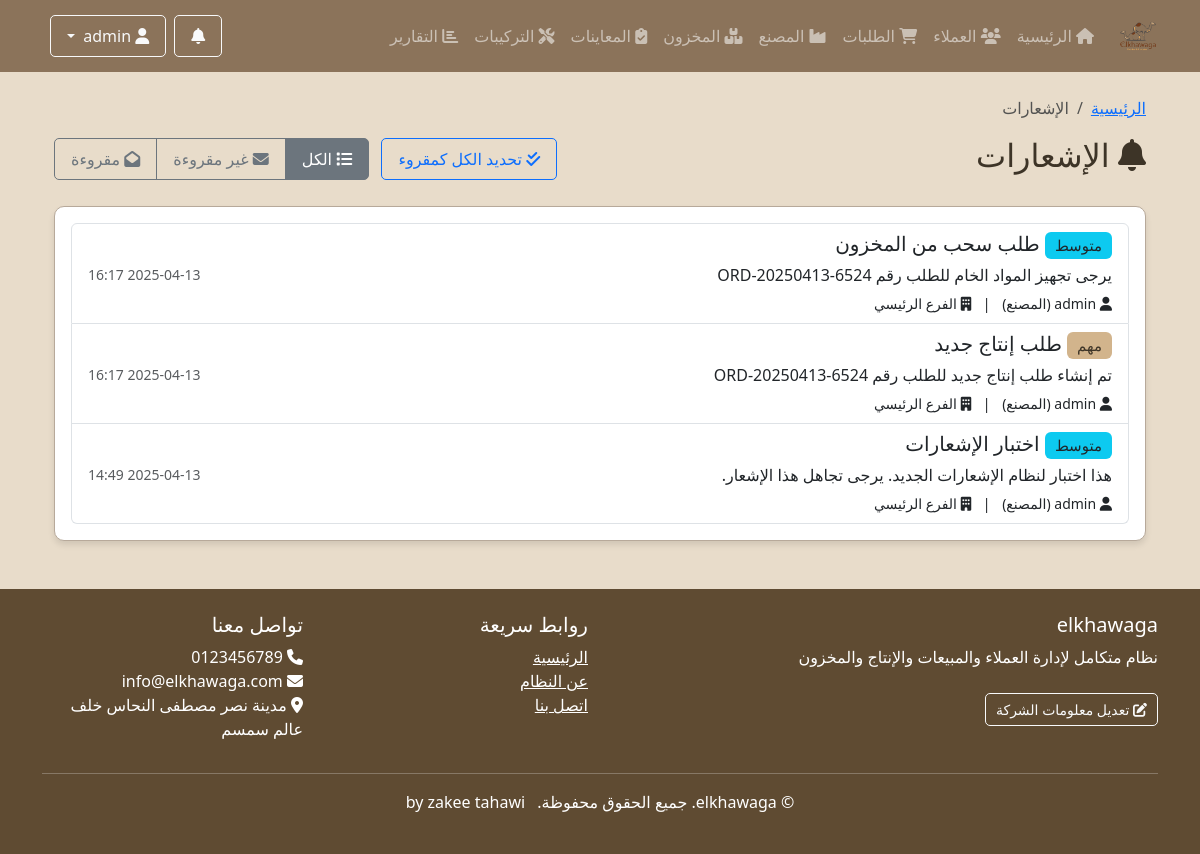
/accounts/notifications/ (signed in), run on the app's committed database.
### accounts/models.py (models this page shows, shortened)
class Department(models.Model):
    name = models.CharField(_('اسم القسم'), max_length=100)
    code = models.CharField(_('كود القسم'), max_length=20, unique=True)
    description = models.TextField(_('الوصف'), blank=True)
    icon = models.CharField(_('أيقونة'), max_length=50, default='fas fa-building')
    url_name = models.CharField(_('اسم URL'), max_length=100, help_text=_('اسم URL للقسم في نظام التوجيه'))
    is_active = models.BooleanField(_('نشط'), default=True)
    order = models.PositiveIntegerField(_('الترتيب'), default=0)
    class Meta:
        verbose_name = _('قسم')
        verbose_name_plural = _('الأقسام')
        ordering = ['order', 'name']

class Notification(models.Model):
    PRIORITY_CHOICES = [
        ('low', _('منخفضة')),
        ('medium', _('متوسطة')),
        ('high', _('عالية')),
        ('urgent', _('عاجلة')),
    ]
    title = models.CharField(_('العنوان'), max_length=255)
    message = models.TextField(_('الرسالة'))
    priority = models.CharField(_('الأولوية'), max_length=10, choices=PRIORITY_CHOICES, default='medium')
    sender = models.ForeignKey(
        User,
        on_delete=models.CASCADE,
        related_name='sent_notifications',
        verbose_name=_('المرسل')
    )
    sender_department = models.ForeignKey(
        Department,
        on_delete=models.CASCADE,
        related_name='sent_notifications',
        verbose_name=_('قسم المرسل')
    )
    target_department = models.ForeignKey(
        Department,
        on_delete=models.CASCADE,
        related_name='received_notifications',
        verbose_name=_('القسم المستهدف')
    )
    target_branch = models.ForeignKey(
        Branch,
        on_delete=models.CASCADE,
        related_name='received_notifications',
        verbose_name=_('الفرع المستهدف'),
        null=True,
        blank=True
    )
    content_type = models.ForeignKey(ContentType, on_delete=models.CASCADE, null=True, blank=True)
    object_id = models.PositiveIntegerField(null=True, blank=True)
    related_object = GenericForeignKey('content_type', 'object_id')
    created_at = models.DateTimeField(_('تاريخ الإنشاء'), auto_now_add=True)
    updated_at = models.DateTimeField(_('تاريخ التحديث'), auto_now=True)
    is_read = models.BooleanField(_('مقروءة'), default=False)
    read_at = models.DateTimeField(_('تاريخ القراءة'), null=True, blank=True)
    read_by = models.ForeignKey(
        User,
        on_delete=models.SET_NULL,
        related_name='read_notifications',
        verbose_name=_('قرأت بواسطة'),
        null=True,
        blank=True
    )
    class Meta:
        verbose_name = _('إشعار')
        verbose_name_plural = _('الإشعارات')
        ordering = ['-created_at']

class User(AbstractUser):
    branch = models.ForeignKey(
        Branch,
        on_delete=models.PROTECT,
        related_name='users',
        verbose_name=_('الفرع'),
        null=True
    )
    phone = models.CharField(_('رقم الهاتف'), max_length=20, blank=True)
    departments = models.ManyToManyField(
        Department,
        verbose_name=_('الأقسام'),
        blank=True,
        related_name='users',
        help_text=_('الأقسام التي يمكن للمستخدم الوصول إليها')
    )
    class Meta:
        verbose_name = _('مستخدم')
        verbose_name_plural = _('المستخدمين')

class Branch(models.Model):
    code = models.CharField(_('كود الفرع'), max_length=3, unique=True)
    name = models.CharField(_('اسم الفرع'), max_length=100)
    address = models.TextField(_('العنوان'))
    phone = models.CharField(_('رقم الهاتف'), max_length=20)
    email = models.EmailField(_('البريد الإلكتروني'), blank=True)
    is_active = models.BooleanField(_('نشط'), default=True)
    is_main_branch = models.BooleanField(_('فرع رئيسي'), default=False)
    class Meta:
        verbose_name = _('فرع')
        verbose_name_plural = _('الفروع')
        ordering = ['code']

class CompanyInfo(models.Model):
    name = models.CharField(_('اسم الشركة'), max_length=255)
    logo = models.ImageField(_('شعار الشركة'), upload_to='company/', null=True, blank=True)
    description = models.TextField(_('وصف الشركة'), blank=True, default="نظام متكامل لإدارة العملاء والمبيعات والإنتاج والمخزون")
    address = models.TextField(_('العنوان'))
    phone = models.CharField(_('رقم الهاتف'), max_length=20)
    email = models.EmailField(_('البريد الإلكتروني'))
    website = models.URLField(_('الموقع الإلكتروني'), blank=True)
    tax_number = models.CharField(_('الرقم الضريبي'), max_length=50, blank=True)
    commercial_register = models.CharField(_('السجل التجاري'), max_length=50, blank=True)
    facebook = models.URLField(_('فيسبوك'), blank=True)
    twitter = models.URLField(_('تويتر'), blank=True)
    instagram = models.URLField(_('انستغرام'), blank=True)
    linkedin = models.URLField(_('لينكد إن'), blank=True)
    about = models.TextField(_('نبذة عن الشركة'), blank=True)
    vision = models.TextField(_('رؤية الشركة'), blank=True)
    mission = models.TextField(_('رسالة الشركة'), blank=True)
    primary_color = models.CharField(_('اللون الرئيسي'), max_length=7, default='#007bff')
    secondary_color = models.CharField(_('اللون الثانوي'), max_length=7, default='#6c757d')
    accent_color = models.CharField(_('لون التمييز'), max_length=7, default='#28a745')
    class Meta:
        verbose_name = _('معلومات الشركة')
        verbose_name_plural = _('معلومات الشركة')

### accounts/views.py (the view)
# urls.py: path('notifications/', views.notifications_list, name='notifications'),
@login_required
def notifications_list(request):
    filter_type = request.GET.get('filter', 'all')
    all_notifications = get_user_notifications(request.user)
    if filter_type == 'unread':
        notifications = all_notifications.filter(is_read=False)
    elif filter_type == 'read':
        notifications = all_notifications.filter(is_read=True)
    else:  # 'all'
        notifications = all_notifications
    paginator = Paginator(notifications, 10)  # Show 10 notifications per page
    page_number = request.GET.get('page')
    page_obj = paginator.get_page(page_number)
    context = {
        'page_obj': page_obj,
        'filter_type': filter_type,
        'title': 'الإشعارات',
    }
    return render(request, 'accounts/notifications.html', context)

### templates/accounts/notifications.html (shortened to what this page needs)
{% extends 'base.html' %}
{% load static %}
{% load i18n %}
{% block content %}
<div class="container mt-4">
    <nav aria-label="breadcrumb">
        <ol class="breadcrumb">
            <li class="breadcrumb-item"><a href="{% url 'home' %}">{% trans "الرئيسية" %}</a></li>
            <li class="breadcrumb-item active" aria-current="page">{% trans "الإشعارات" %}</li>
        </ol>
    </nav>
    <div class="d-flex justify-content-between align-items-center mb-4">
        <h2><i class="fas fa-bell"></i> {% trans "الإشعارات" %}</h2>
        <div>
            {% if page_obj %}
            <button id="markAllReadBtn" class="btn btn-outline-primary me-2">
                <i class="fas fa-check-double"></i> {% trans "تحديد الكل كمقروء" %}
            </button>
            {% endif %}
            <div class="btn-group">
                <a href="?filter=all" class="btn btn-outline-secondary {% if filter_type == 'all' or not filter_type %}active{% endif %}">
                    <i class="fas fa-list"></i> {% trans "الكل" %}
                </a>
                <a href="?filter=unread" class="btn btn-outline-secondary {% if filter_type == 'unread' %}active{% endif %}">
                    <i class="fas fa-envelope"></i> {% trans "غير مقروءة" %}
                </a>
                <a href="?filter=read" class="btn btn-outline-secondary {% if filter_type == 'read' %}active{% endif %}">
                    <i class="fas fa-envelope-open"></i> {% trans "مقروءة" %}
                </a>
            </div>
        </div>
    </div>
    <div class="card">
        <div class="card-body">
            {% if page_obj %}
                <div class="list-group">
                    {% for notification in page_obj %}
                        <a href="{% url 'accounts:notification_detail' notification.id %}" class="list-group-item list-group-item-action {% if not notification.is_read %}list-group-item-light{% endif %}">
                            <div class="d-flex w-100 justify-content-between align-items-center">
                                <div>
                                    <h5 class="mb-1">
                                        {% if notification.priority == 'urgent' %}
                                            <span class="badge bg-danger">{% trans "عاجل" %}</span>
                                        {% elif notification.priority == 'high' %}
                                            <span class="badge bg-warning text-dark">{% trans "مهم" %}</span>
                                        {% elif notification.priority == 'medium' %}
                                            <span class="badge bg-info text-dark">{% trans "متوسط" %}</span>
                                        {% else %}
                                            <span class="badge bg-secondary">{% trans "عادي" %}</span>
                                        {% endif %}
                                        {{ notification.title }}
                                    </h5>
                                    <p class="mb-1">{{ notification.message|truncatechars:150 }}</p>
                                    <small>
                                        <i class="fas fa-user"></i> {{ notification.sender.get_full_name|default:notification.sender.username }}
                                        ({{ notification.sender_department.name }})
                                        {% if notification.target_branch %}
                                        <span class="mx-2">|</span>
                                        <i class="fas fa-building"></i> {{ notification.target_branch.name }}
                                        {% endif %}
                                    </small>
                                </div>
                                <div class="text-end">
                                    <small class="text-muted">{{ notification.created_at|date:"Y-m-d H:i" }}</small>
                                </div>
                            </div>
                        </a>
                    {% endfor %}
                </div>
            {% else %}
                <div class="alert alert-info">
                    <i class="fas fa-info-circle"></i> {% trans "لا توجد إشعارات" %}
                </div>
            {% endif %}
        </div>
    </div>
</div>
{% endblock %}

### templates/base.html (shortened to what this page needs)
<!DOCTYPE html>
{% load static %}
<html lang="ar" dir="rtl">
<head>
    <link rel="stylesheet" href="https://cdn.jsdelivr.net/npm/bootstrap@5.3.2/dist/css/bootstrap.rtl.min.css">
    <link rel="stylesheet" href="https://cdnjs.cloudflare.com/ajax/libs/font-awesome/6.5.1/css/all.min.css">
    <link rel="stylesheet" href="{% static 'css/style.css' %}">
</head>
<body>
    <nav class="navbar navbar-expand-lg navbar-dark bg-primary">
        <div class="container">
            <a class="navbar-brand" href="{% url 'home' %}">
                <div class="d-flex align-items-center">
                    <img src="{% static 'img/logo.png' %}" alt="شعار النظام" class="logo-img" style="width: 40px; height: 40px;">
                </div>
            </a>
            <div class="collapse navbar-collapse" id="navbarNav">
                <ul class="navbar-nav me-auto mb-2 mb-lg-0">
                    <li class="nav-item">
                        <a class="nav-link" href="{% url 'home' %}"><i class="fas fa-home"></i> الرئيسية</a>
                    </li>
                    {% if user.is_superuser %}
                        {% for dept in all_departments %}
                            {% if dept.code == 'factory' %}
                                <li class="nav-item">
                                    <a class="nav-link" href="{% url dept.url_name %}">
                                        <i class="{{ dept.icon }}"></i> {{ dept.name }}
                                    </a>
                                </li>
                            {% else %}
                                <li class="nav-item">
                                    <a class="nav-link" href="{% url dept.url_name %}">
                                        <i class="{{ dept.icon }}"></i> {{ dept.name }}
                                    </a>
                                </li>
                            {% endif %}
                        {% endfor %}
                    {% endif %}
                </ul>
                <div class="d-flex align-items-center">
                    {% if user.is_authenticated %}
                    <div class="dropdown me-2">
                        <button class="btn btn-outline-light position-relative" type="button" id="notificationsDropdown" data-bs-toggle="dropdown">
                            <i class="fas fa-bell"></i>
                        </button>
                    </div>
                    <div class="dropdown me-2">
                        <button class="btn btn-outline-light dropdown-toggle" type="button" id="userDropdown" data-bs-toggle="dropdown">
                            <i class="fas fa-user"></i> {{ user.get_full_name|default:user.username }}
                        </button>
                    </div>
                    {% else %}
                    <a href="{% url 'accounts:login' %}" class="btn btn-outline-light"><i class="fas fa-sign-in-alt"></i> تسجيل الدخول</a>
                    {% endif %}
                </div>
            </div>
        </div>
    </nav>
    <main class="container mt-4">
        {% block content %}{% endblock %}
    </main>
    <footer class="text-white mt-5 py-4" style="background-color: var(--accent);">
        <div class="container">
            <div class="row">
                <div class="col-md-6">
                    <h5>{{ company_info.name|default:"نظام الخواجه لإدارة العملاء" }}</h5>
                    <p>{{ company_info.description|default:"نظام متكامل لإدارة العملاء والمبيعات والإنتاج والمخزون" }}</p>
                    {% if user.is_staff %}
                    <a href="{% url 'accounts:company_info' %}" class="btn btn-sm btn-outline-light mt-2">
                        <i class="fas fa-edit"></i> تعديل معلومات الشركة
                    </a>
                    {% endif %}
                </div>
                <div class="col-md-3">
                    <h5>روابط سريعة</h5>
                    <ul class="list-unstyled">
                        <li><a href="{% url 'home' %}" class="text-white">الرئيسية</a></li>
                        <li><a href="{% url 'about' %}" class="text-white">عن النظام</a></li>
                        <li><a href="{% url 'contact' %}" class="text-white">اتصل بنا</a></li>
                    </ul>
                </div>
                <div class="col-md-3">
                    <h5>تواصل معنا</h5>
                    <ul class="list-unstyled">
                        <li><i class="fas fa-phone"></i> {{ company_info.phone|default:"+20 123 456 7890" }}</li>
                        <li><i class="fas fa-envelope"></i> {{ company_info.email|default:"info@elkhawaga.com" }}</li>
                        {% if company_info.address %}
                        <li><i class="fas fa-map-marker-alt"></i> {{ company_info.address }}</li>
                        {% endif %}
                    </ul>
                </div>
            </div>
            <hr>
            <div class="text-center">
                <p>&copy; {{ current_year }} {{ company_info.name|default:"نظام الخواجه" }}. جميع الحقوق محفوظة. <span class="ms-2">by zakee tahawi</span></p>
            </div>
        </div>
    </footer>
</body>
</html>

### data on the page
Department: name "العملاء"
Department: name "الطلبات"
Department: name "المصنع"
Department: name "المخزون"
Department: name "المعاينات"
Department: name "التركيبات"
Department: name "التقارير"
Notification: title "طلب سحب من المخزون", message "يرجى تجهيز المواد الخام للطلب رقم ORD-20250413-6524", sender.get_full_name "admin", sender_department.name "المصنع", target_branch.name "الفرع الرئيسي", created_at "2025-04-13 16:17"
Notification: title "طلب إنتاج جديد", message "تم إنشاء طلب إنتاج جديد للطلب رقم ORD-20250413-6524", sender.get_full_name "admin", sender_department.name "المصنع", target_branch.name "الفرع الرئيسي", created_at "2025-04-13 16:17"
Notification: title "اختبار الإشعارات", message "هذا اختبار لنظام الإشعارات الجديد. يرجى تجاهل هذا الإشعار.", sender.get_full_name "admin", sender_department.name "المصنع", target_branch.name "الفرع الرئيسي", created_at "2025-04-13 14:49"
CompanyInfo: name "elkhawaga", description "نظام متكامل لإدارة العملاء والمبيعات والإنتاج والمخزون", phone "0123456789", email "info@elkhawaga.com", address "مدينة نصر مصطفى النحاس خلف عالم سمسم"
